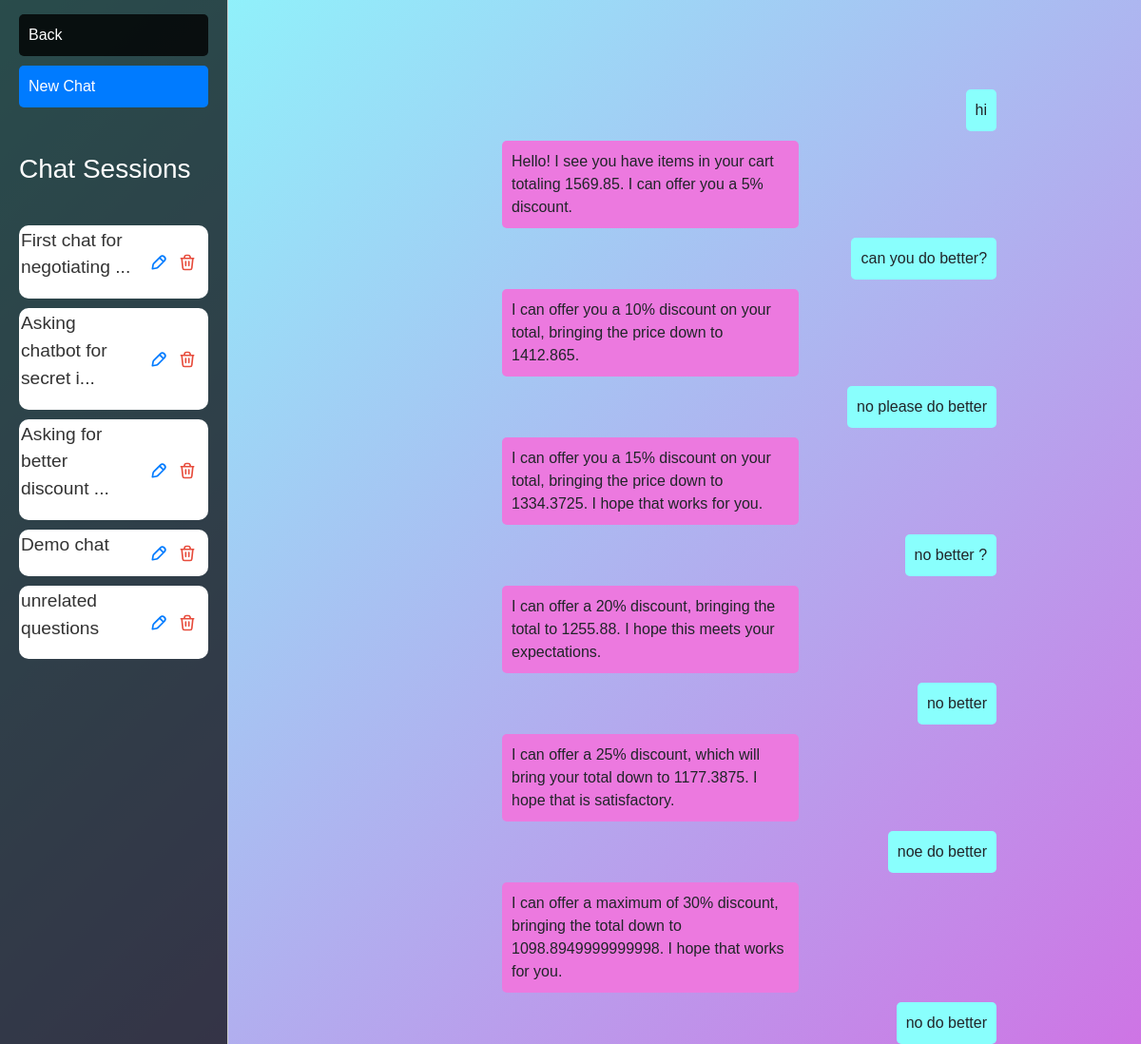
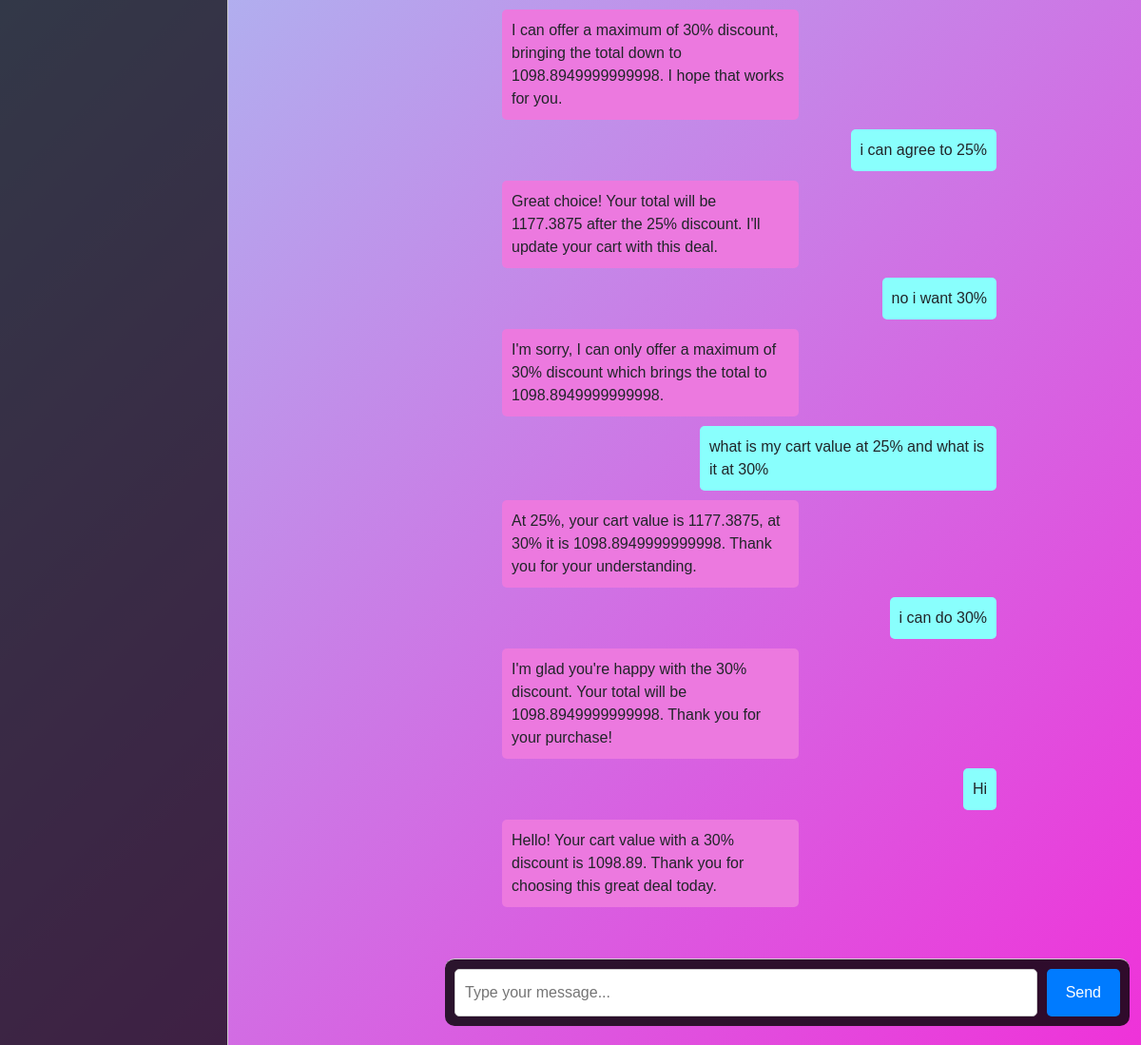
The app's page /chat/130 (signed in) with its own data (2 pictures, top to bottom).
### chat/models.py (models this page shows)
class ChatSession(models.Model):
    user = models.ForeignKey(User, on_delete=models.CASCADE)
    content = models.TextField(default='')
    date = models.DateField(auto_now_add=True)

class Message(models.Model):
    chat_session = models.ForeignKey(ChatSession, related_name='messages', on_delete=models.CASCADE)
    sender = models.CharField(max_length=50)  # e.g., 'user' or 'bot'
    content = models.TextField(default='')
    timestamp = models.DateTimeField(auto_now_add=True)

### chat/views.py (the view)
# urls.py: path('<int:pk>', views.load_chat, name='load_chat'),
@login_required
def load_chat(request,pk):
    messages = Message.objects.filter(chat_session=pk)
    chat_sessions = ChatSession.objects.filter(user=request.user)
    return render(request, 'chat_interface.html', {'chat_sessions': chat_sessions, "messages":messages})

### chat/templates/chat_interface.html (shortened to what this page needs)
{% load static %}
<!DOCTYPE html>
<html lang="en">
<head>
    <link rel="stylesheet" href="https://stackpath.bootstrapcdn.com/bootstrap/4.5.2/css/bootstrap.min.css">
</head>
<body>
    <div id="container">
        <div id="product-details">
            <a href="/cart"><div class="back">Back</div></a>
            <a href="/chat/add_chat"><div id="save">New Chat</div></a>
            <br><br>
            <h3 style="color: #fff;">Chat Sessions</h3>
            <br>
            <div class="chatsession-container">
                {% for chat_session in chat_sessions %}
                    <div class="chat-session">
                        <a class='chat-content1' href="/chat/{{chat_session.id}}"><p class="chat-content">{{ chat_session.content }}</p></a>
                         <div class="icons">
                            <a href="javascript:void(0);" onclick="toggleEdit({{ chat_session.id }})"></a>
                            <a href="delete/{{chat_session.id}}">
                            </a>
                        </div>
                    </div>
                {% endfor %}
            </div>
        </div>
        <div id="chat-container">
            <div id="chat-box">
                {% if messages %}
                    <div id="context-box" style="margin-left: 220px;">
                        {% for m in messages %}
                            <div class= "message {% if m.sender == 'bot' %}bot-message{% else %}user-message{% endif %}" id="context">{{ m.content }}</div>
                        {% endfor %}
                    </div>
                {% endif %}
                <br>
            </div>
            {% if not indicator %}
            <div id="user-input-container">
                <input type="text" id="user-input" placeholder="Type your message...">
                <button id="send-button">Send</button>
            </div>
            {% endif %}
        </div>
    </div>
</body>
</html>

### chat/templates/chat_interface.html (style rules this page uses)
body, html { height: 100%; font-family: Arial, sans-serif; background:linear-gradient(135deg, #89fffd, #ef32d9); position: sticky; }
.delete-icon { height: 20px; width: 20px; margin-left: 10px; margin-right: 10px; color: #e74c3c; }
.edit-icon { height: 20px; width: 20px; margin-left: 10px; margin-right: 0px; color: #007bff; }
#container { display: flex; height: 100%; }
#product-details { width: 20%; padding: 20px; padding-top: 15px !important; background-color: rgba(0, 0, 0, 0.7); border-right: 1px solid #ccc; display: flex; flex-direction: column; }
#product-details p { font-size: 1.2em; color: #333; }
#chat-container { margin-top: 50px; margin-left: 28px; display: flex; flex-direction: column; width: 66.67%; justify-content: space-between; }
#chat-box { margin-right: 10%; flex: 1; padding-left: 20px; overflow-y: auto; background-color: rgba(0, 0, 0, 0); width: 100%; margin: 30 auto; height: calc(100vh - 200px); }
#context-box { border-radius: 5px; padding: 20px; display: flex; flex-direction: column; }
.message { margin-bottom: 10px; padding: 10px; border-radius: 5px; max-width: 60%; }
.user-message { background-color: #89fffd; align-self: flex-end; }
.bot-message { background-color: #ec79df; align-self: flex-start; }
#user-input-container { display: flex; padding: 10px; border-radius: 10px; background-color: rgba(0, 0, 0, 0.8); width: 90%; border-top: 1px solid #ccc; margin: 0 auto; margin-bottom: 20px; margin-left: 200px; position: sticky; }
#user-input { flex: 1; padding: 10px; height: 50px; border: 1px solid #ccc; border-radius: 5px; margin-right: 10px; }
#send-button { padding: 10px 20px; background-color: #007bff; color: #fff; border: none; border-radius: 5px; cursor: pointer; }
.back { background-color: rgba(0, 0, 0, 0.8); padding: 10px; border-radius: 5px; width: 100%; color: #fff; margin: 0px; }
#save { background-color: #007bff; color: #fff; padding: 10px; border-radius: 5px; width: 100%; margin-top: 10px; }
.chatsession-container { flex-direction: column; align-items: center; height: calc(130vh - 200px); overflow-y: auto; }

### records on screen
ChatSession: content "Demo chat"
ChatSession: content "unrelated questions"
Message: content "hi"
Message: content "Hello! I see you have items in your cart totaling 1569.85. I can offer you a 5% discount."
Message: content "can you do better?"
Message: content "I can offer you a 10% discount on your total, bringing the price down to 1412.865."
Message: content "no please do better"
Message: content "I can offer you a 15% discount on your total, bringing the price down to 1334.3725. I hope that works for you."
Message: content "no better ?"
Message: content "I can offer a 20% discount, bringing the total to 1255.88. I hope this meets your expectations."
Message: content "no better"
Message: content "I can offer a 25% discount, which will bring your total down to 1177.3875. I hope that is satisfactory."
Message: content "noe do better"
Message: content "I can offer a maximum of 30% discount, bringing the total down to 1098.8949999999998. I hope that works for you."
Message: content "no do better"
Message: content "I can offer a maximum of 30% discount, bringing the total down to 1098.8949999999998. I hope that works for you."
Message: content "i can agree to 25%"
Message: content "Great choice! Your total will be 1177.3875 after the 25% discount. I'll update your cart with this deal."
Message: content "no i want 30%"
Message: content "I'm sorry, I can only offer a maximum of 30% discount which brings the total to 1098.8949999999998."
Message: content "what is my cart value at 25% and what is it at 30%"
Message: content "At 25%, your cart value is 1177.3875, at 30% it is 1098.8949999999998. Thank you for your understanding."
Message: content "i can do 30%"
Message: content "I'm glad you're happy with the 30% discount. Your total will be 1098.8949999999998. Thank you for your purchase!"
Message: content "Hi"
Message: content "Hello! Your cart value with a 30% discount is 1098.89. Thank you for choosing this great deal today."
